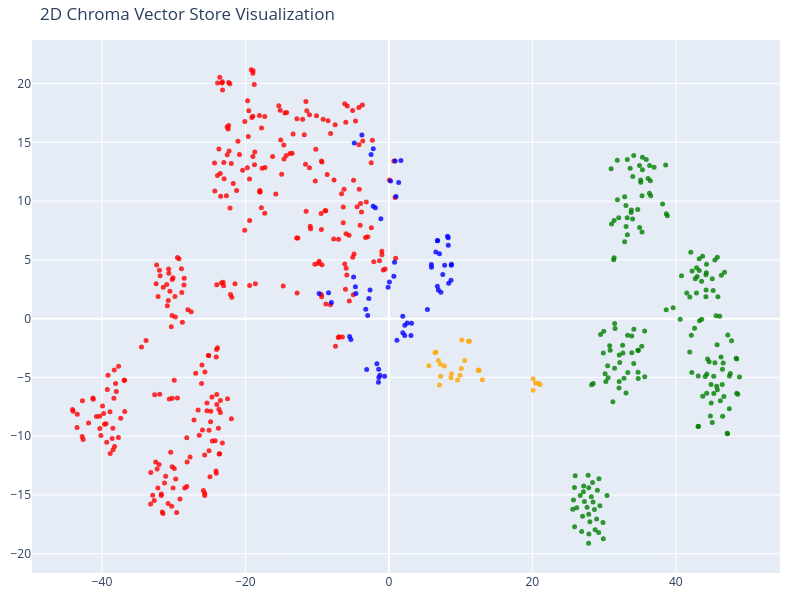

Here is the notebook cell this chart was saved with:
### Code cell
tsne = TSNE(n_components=2, random_state=42)
reduced_vectors = tsne.fit_transform(vectors)

# Create the 2D scatter plot
fig = go.Figure(data=[go.Scatter(
    x=reduced_vectors[:, 0],
    y=reduced_vectors[:, 1],
    mode='markers',
    marker=dict(size=5, color=colors, opacity=0.8),
    text=[f"Type: {t}<br>Text: {d[:100]}..." for t, d in zip(doc_types, documents)],
    hoverinfo='text'
)])

fig.update_layout(title='2D Chroma Vector Store Visualization',
    scene=dict(xaxis_title='x',yaxis_title='y'),
    width=800,
    height=600,
    margin=dict(r=20, b=10, l=10, t=40)
)

fig.show()

### Figure 1 — Plotly figure (JSON) as saved in the notebook; plotly's stock layout.template omitted (floating-point values rounded to 4 significant figures; data arrays with more than 128 entries replaced by an {"elided": "..."} marker saying what was removed)
{"data": [{"hoverinfo": "text", "marker": {"color": {"elided": "577 str values"}, "opacity": 0.8, "size": 5}, "mode": "markers", "text": {"elided": "577 str values"}, "type": "scatter", "x": {"elided": "577 float values"}, "y": {"elided": "577 float values"}}], "layout": {"height": 600, "margin": {"b": 10, "l": 10, "r": 20, "t": 40}, "scene": {"xaxis": {"title": {"text": "x"}}, "yaxis": {"title": {"text": "y"}}}, "title": {"text": "2D Chroma Vector Store Visualization"}, "width": 800}}
